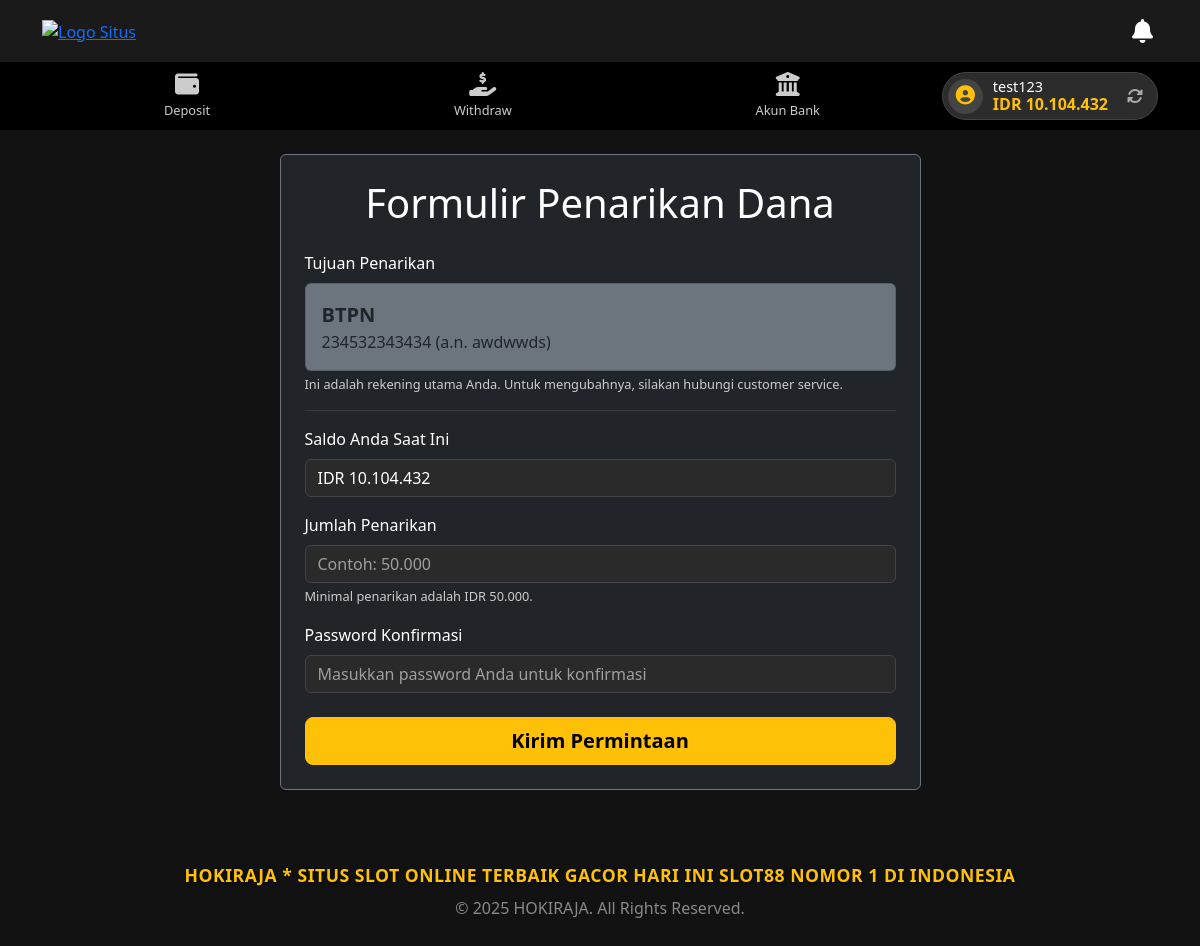
/withdraw.php (signed in), run on the app's committed database.
### tables this page shows
CREATE TABLE `users` (
  `id` int(11) NOT NULL,
  `username` varchar(50) NOT NULL,
  `password` varchar(255) NOT NULL,
  `full_name` varchar(100) DEFAULT NULL,
  `email` varchar(100) NOT NULL,
  `phone` varchar(20) DEFAULT NULL,
  `balance` decimal(15,2) NOT NULL DEFAULT 0.00,
  `status` enum('active','suspended','banned') NOT NULL DEFAULT 'active',
  `last_seen` timestamp NULL DEFAULT NULL,
  `referral_code` varchar(10) DEFAULT NULL,
  `registration_date` timestamp NOT NULL DEFAULT current_timestamp()
);

CREATE TABLE `user_banks` (
  `id` int(11) NOT NULL,
  `user_id` int(11) NOT NULL,
  `bank_name` varchar(50) NOT NULL,
  `account_number` varchar(50) NOT NULL,
  `account_name` varchar(100) NOT NULL,
  `is_primary` tinyint(1) NOT NULL DEFAULT 0,
  `created_at` timestamp NOT NULL DEFAULT current_timestamp()
);

### includes/site_config.php (called while the page is built, shortened)
<?php
$settings_result = $conn->query("SELECT setting_name, setting_value FROM site_settings");
$settings = [];
if ($settings_result) {
    while ($row = $settings_result->fetch_assoc()) {
        $settings[$row['setting_name']] = $row['setting_value'];
    }
}

### withdraw.php (the view, shortened to what this page needs)
<?php
require_once 'includes/header.php';
$user_id = $_SESSION['user_id'];
$bank_stmt = $conn->prepare(
    "SELECT ub.bank_name, ub.account_name, ub.account_number, pm.logo
     FROM user_banks ub
     LEFT JOIN payment_methods pm ON ub.bank_name = pm.method_code
     WHERE ub.user_id = ? AND ub.is_primary = 1"
);
$bank_stmt->bind_param("i", $user_id);
$bank_stmt->execute();
$bank_result = $bank_stmt->get_result();
$primary_bank = $bank_result->fetch_assoc();
$user_stmt = $conn->prepare("SELECT balance FROM users WHERE id = ?");
$user_stmt->bind_param("i", $user_id);
$user_stmt->execute();
$user_balance = $user_stmt->get_result()->fetch_assoc()['balance'];
?>
<main class="container my-4">
    <div class="row justify-content-center">
        <div class="col-lg-7 col-md-9">
            <div class="card bg-dark text-white border-secondary">
                <div class="card-body p-4">
                    <h1 class="page-title text-center mb-4">Formulir Penarikan Dana</h1>
                    <?php if (!$primary_bank) : ?>
                        <div class="alert alert-warning text-center">
                            Anda belum mengatur rekening bank utama. Silakan hubungi admin untuk menambahkan rekening Anda.
                        </div>
                    <?php else : ?>
                        <form action="process_withdraw.php" method="POST" id="withdraw-form">
                            <div class="mb-3">
                                <label class="form-label">Tujuan Penarikan</label>
                                <div class="card bg-secondary p-3">
                                    <div class="d-flex align-items-center">
                                        <div>
                                            <div class="fw-bold fs-5"><?php echo htmlspecialchars($primary_bank['bank_name']); ?></div>
                                            <div><?php echo htmlspecialchars($primary_bank['account_number']); ?> (a.n. <?php echo htmlspecialchars($primary_bank['account_name']); ?>)</div>
                                        </div>
                                    </div>
                                </div>
                                <div class="form-text">Ini adalah rekening utama Anda. Untuk mengubahnya, silakan hubungi customer service.</div>
                            </div>
                            <hr class="border-secondary">
                            <div class="mb-3">
                                <label class="form-label">Saldo Anda Saat Ini</label>
                                <input type="text" class="form-control" value="IDR <?php echo number_format($user_balance, 0, ',', '.'); ?>" readonly>
                            </div>
                            <div class="mb-3">
                                <label for="amount" class="form-label">Jumlah Penarikan</label>
                                <input type="text" class="form-control deposit-amount-input" id="amount" name="amount" placeholder="Contoh: 50.000" required>
                                <div class="form-text">Minimal penarikan adalah IDR 50.000.</div>
                            </div>
                            <div class="mb-3">
                                <label for="password" class="form-label">Password Konfirmasi</label>
                                <input type="password" class="form-control" id="password" name="password" required placeholder="Masukkan password Anda untuk konfirmasi">
                            </div>
                            <div class="d-grid mt-4">
                                <button type="submit" class="btn btn-warning btn-lg fw-bold">Kirim Permintaan</button>
                            </div>
                        </form>
                    <?php endif; ?>
                </div>
            </div>
        </div>
    </div>
</main>
<?php
require_once 'includes/footer.php';
?>

### includes/nav-user.php (shortened to what this page needs)
<?php
$user_id_from_session = $_SESSION['user_id'];
$balance_stmt = $conn->prepare("SELECT balance FROM users WHERE id = ?");
$balance_stmt->bind_param("i", $user_id_from_session);
$balance_stmt->execute();
$balance_result = $balance_stmt->get_result();
$user_balance = ($balance_result->num_rows > 0) ? $balance_result->fetch_assoc()['balance'] : 0;
?>
<header class="user-main-header sticky-top">
    <div class="super-top-bar">
        <div class="container d-flex justify-content-between align-items-center">
            <a href="beranda.php" class="header-logo-link">
                <img src="assets/images/<?php echo htmlspecialchars($settings['main_logo'] ?? 'logo.png'); ?>" alt="Logo Situs">
            </a>
            <div class="header-actions">
                <button class="btn btn-header-icon"><i class="fas fa-bell"></i></button>
            </div>
        </div>
    </div>
    <div class="bottom-bar">
        <div class="container d-flex justify-content-between align-items-center">
            <a href="deposit.php" class="header-icon-link">
                <i class="fas fa-wallet"></i>
                <span>Deposit</span>
            </a>
            <a href="withdraw.php" class="header-icon-link">
                <i class="fas fa-hand-holding-usd"></i>
                <span>Withdraw</span>
            </a>
            <a href="rekening.php" class="header-icon-link">
                <i class="fas fa-university"></i>
                <span>Akun Bank</span>
            </a>
            <div class="user-wallet-block ms-auto">
                <div class="user-icon-wrapper">
                    <i class="fas fa-user-circle"></i>
                </div>
                <div class="user-details-wrapper">
                    <span class="username"><?php echo htmlspecialchars($_SESSION['username'] ?? ''); ?></span>
                    <div class="balance" id="user-balance">
                        <span>IDR <?php echo number_format($user_balance, 0, ',', '.'); ?></span>
                    </div>
                </div>
                <button id="refresh-balance" class="btn btn-sm btn-refresh-wallet"><i class="fas fa-sync-alt"></i></button>
            </div>
        </div>
    </div>
</header>

### assets/css/style.css (style rules this page uses)
body { padding-bottom: 80px; }
body.dark-theme { background-color: #121212; color: #e0e0e0; }
.user-main-header { background-color: #1a1a1a; position: sticky; top: 0; width: 100%; z-index: 1020; }
main.container { margin-top: 110px; }
.card.bg-dark .form-control, .card.bg-dark .form-select { background-color: #2a2a2a; border-color: #444; color: #fff; }
.user-main-header .super-top-bar { padding: 8px 0; }
.user-main-header .username { font-weight: bold; font-size: 0.9rem; }
.user-main-header .balance { color: #ffc107; font-size: 1rem; font-weight: 700; }
.user-main-header .bottom-bar { background-color: #000; padding: 10px 0; }
.header-icon-link { color: #fff; text-decoration: none; text-align: center; font-size: 0.8rem; flex-grow: 1; opacity: 0.8; }
.header-icon-link i { font-size: 1.5rem; display: block; margin-bottom: 5px; }
.user-main-header .bottom-bar { background-color: #000; padding: 5px 0; }
.header-icon-link { color: #fff; text-decoration: none; text-align: center; font-size: 0.8rem; flex-grow: 1; opacity: 0.8; padding: 5px 0; }
.form-text { font-size: 0.8rem; color: #ccc; margin-top: 0.25rem; }
.form-control, .form-select, .input-group-text { background-color: #2a2a2a !important; border-color: #444 !important; color: #fff !important; }
.form-control::placeholder { color: #bbb !important; opacity: 0.8 !important; }
.user-wallet-block { display: flex; align-items: center; background-color: #2c2c2c; border: 1px solid #444; border-radius: 50px; padding: 5px; gap: 10px; }
.user-icon-wrapper { background-color: #444; color: #ffc107; border-radius: 50%; width: 35px; height: 35px; display: flex; align-items: center; justify-content: center; font-size: 1.2rem; }
.user-details-wrapper { display: flex; flex-direction: column; line-height: 1.2; color: #fff; }
.user-details-wrapper .username { font-size: 0.9rem; font-weight: 500; }
.user-details-wrapper .balance { font-size: 1rem; font-weight: 700; color: #ffc107; }
.btn-refresh-wallet { color: #aaa; font-size: 1rem; padding: 0 8px; }
.super-top-bar { padding: 8px 0; }
.header-logo-link img { height: 55px; max-width: 150px; object-fit: contain; }
.header-actions { display: flex; align-items: center; gap: 10px; }
.btn-header-icon { background: none; border: none; color: #fff; font-size: 1.5rem; padding: 5px; }

### data on the page
users: balance "10.104.432", balance "IDR 10.104.432"
user_banks: bank_name "BTPN", account_number "234532343434", account_name "awdwwds"

### other printed values
$_SESSION['username'] "test123"
$settings['footer_tagline'] "HOKIRAJA * SITUS SLOT ONLINE TERBAIK GACOR HARI INI SLOT88 NOMOR 1 DI INDONESIA"
